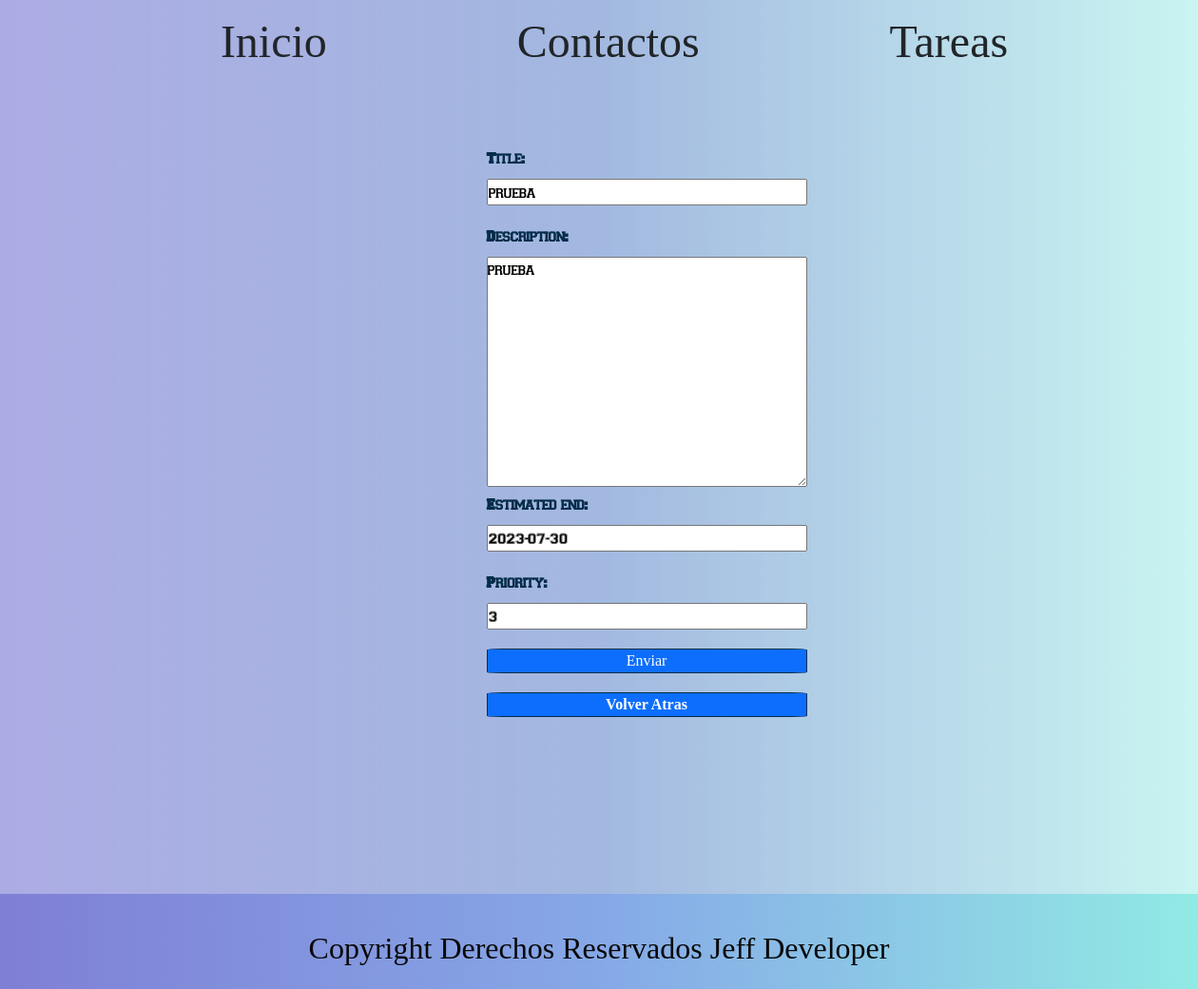
Page /lista/edit/1 on the committed database.
### lista_de_tareas/models.py (models this page shows, shortened)
class Lista(models.Model):
    title = models.CharField(max_length=50, blank= False, null= False)
    description = models.TextField(blank= True, null=True)
    date = models.DateField(default= date.today)
    estimated_end = models.DateField(blank= True, null=True)
    priority = models.IntegerField(default=3)

### lista_de_tareas/views.py (the view, shortened to what this page needs)
# urls.py: path('edit/<int:id>', views.edit, name="contactos_edit"),
def edit(request, id):
    lista = Lista.objects.get(id=id)
    if (request.method == 'GET'):
        form = ListaForm(instance = lista)
        context = {
            'form': form,
            'id': id
        }
        return render(request, 'lista/edit.html', context)

### lista_de_tareas/forms.py
class ListaForm(ModelForm):
    class Meta:
        model = Lista
        exclude = ('date',)

### Template/lista/edit.html (shortened to what this page needs)
{% extends 'layout/base.html' %}
{% block 'content' %}
<div class="container3">
        <form class="my-form" action="{% url 'lista_edit' id=id %}" method="POST">
                {{form}}
                <input class="botonañadir" type="submit" value="Enviar"/>
                <a href="{% url 'lista' %}" class="botonatras">Volver Atras</a>
        </form>
</div>
{% endblock %}

### static/css/styles.css (style rules this page uses)
:root { --color-primary: rgb(247, 236, 236); --color-secondary: #0D6EFD; --color-body: #052D49; --fonts-main: Chuby; --fonts-text: Rich; --fonts-princi: varsy; }
* { margin: 0; padding: 0; box-sizing: border-box; }
a { text-decoration: none; color: var(--color-primary); }
body { background-image: linear-gradient(to right,#7f7fd5a6,#6085c994,#91eae47c); }
.botonañadir { text-align: center; font-family: var(--fonts-text); color: white; border-radius: 5%; border: solid 1px; border-color: #052D49; width: 45%; background-color: #0D6EFD; }
.my-form { font-family: var(--fonts-princi); color: #052D49; font-weight: 600; width: 100%; padding-bottom: 120px; }
.my-form label { display: block; text-align: left; margin-bottom: 10px; }
.my-form input { display: block; width: 100%; margin-bottom: 20px; }
.my-form a { display: block; width: 100%; margin-bottom: 20px; }
.botonatras { text-align: center; font-family: var(--fonts-text); color: white; border-radius: 5%; border: solid 1px; border-color: #052D49; width: 100%; background-color: #0D6EFD; }

### rows in the picture
Lista: title "prueba", description "prueba", estimated_end "2023-07-30", priority "3"
